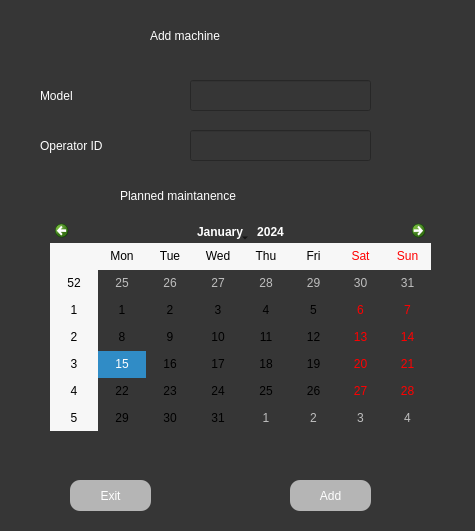
<?xml version="1.0" encoding="UTF-8"?>
<ui version="4.0">
 <class>Dialog</class>
 <widget class="QDialog" name="Dialog">
  <property name="geometry">
   <rect>
    <x>0</x>
    <y>0</y>
    <width>475</width>
    <height>531</height>
   </rect>
  </property>
  <property name="windowTitle">
   <string>Dialog</string>
  </property>
  <property name="styleSheet">
   <string notr="true">background-color: rgb(54, 54, 54);</string>
  </property>
  <widget class="QLabel" name="dateTimeLabel">
   <property name="geometry">
    <rect>
     <x>150</x>
     <y>20</y>
     <width>161</width>
     <height>31</height>
    </rect>
   </property>
   <property name="styleSheet">
    <string notr="true">color: rgb(255, 255, 255); 
font: 16pt &quot;Verdana&quot;;</string>
   </property>
   <property name="text">
    <string>Add machine</string>
   </property>
  </widget>
  <widget class="QPushButton" name="exitButton">
   <property name="geometry">
    <rect>
     <x>70</x>
     <y>480</y>
     <width>81</width>
     <height>31</height>
    </rect>
   </property>
   <property name="styleSheet">
    <string notr="true">

QPushButton{
color: rgb(255, 255, 255); 
font: 16pt &quot;Verdana&quot;;
background-color: rgb(181, 181, 181);
border-radius: 10px;
}

QPushButton:hover {
color: rgb(255, 159, 102);
}</string>
   </property>
   <property name="text">
    <string>Exit</string>
   </property>
  </widget>
  <widget class="QLabel" name="label">
   <property name="geometry">
    <rect>
     <x>40</x>
     <y>80</y>
     <width>131</width>
     <height>31</height>
    </rect>
   </property>
   <property name="styleSheet">
    <string notr="true">color: rgb(255, 255, 255); 
font: 16pt &quot;Verdana&quot;;</string>
   </property>
   <property name="text">
    <string>Model</string>
   </property>
  </widget>
  <widget class="QLineEdit" name="machineModelField">
   <property name="geometry">
    <rect>
     <x>190</x>
     <y>80</y>
     <width>181</width>
     <height>31</height>
    </rect>
   </property>
   <property name="styleSheet">
    <string notr="true">color: rgb(255, 255, 255); 
font: 16pt &quot;Verdana&quot;;

</string>
   </property>
   <property name="text">
    <string/>
   </property>
  </widget>
  <widget class="QLineEdit" name="machineOperatorField">
   <property name="geometry">
    <rect>
     <x>190</x>
     <y>130</y>
     <width>181</width>
     <height>31</height>
    </rect>
   </property>
   <property name="styleSheet">
    <string notr="true">color: rgb(255, 255, 255); 
font: 16pt &quot;Verdana&quot;;</string>
   </property>
   <property name="text">
    <string/>
   </property>
  </widget>
  <widget class="QLabel" name="label_2">
   <property name="geometry">
    <rect>
     <x>40</x>
     <y>130</y>
     <width>131</width>
     <height>31</height>
    </rect>
   </property>
   <property name="styleSheet">
    <string notr="true">color: rgb(255, 255, 255); 
font: 16pt &quot;Verdana&quot;;</string>
   </property>
   <property name="text">
    <string>Operator ID</string>
   </property>
  </widget>
  <widget class="QPushButton" name="dialogAddMachineButton">
   <property name="geometry">
    <rect>
     <x>290</x>
     <y>480</y>
     <width>81</width>
     <height>31</height>
    </rect>
   </property>
   <property name="styleSheet">
    <string notr="true">

QPushButton{
color: rgb(255, 255, 255); 
font: 16pt &quot;Verdana&quot;;
background-color: rgb(181, 181, 181);
border-radius: 10px;
}

QPushButton:hover {
color: rgb(255, 159, 102);
}</string>
   </property>
   <property name="text">
    <string>Add</string>
   </property>
  </widget>
  <widget class="QLabel" name="label_3">
   <property name="geometry">
    <rect>
     <x>120</x>
     <y>180</y>
     <width>231</width>
     <height>31</height>
    </rect>
   </property>
   <property name="styleSheet">
    <string notr="true">color: rgb(255, 255, 255); 
font: 16pt &quot;Verdana&quot;;</string>
   </property>
   <property name="text">
    <string>Planned maintanence</string>
   </property>
  </widget>
  <widget class="QCalendarWidget" name="calendarMachine">
   <property name="geometry">
    <rect>
     <x>50</x>
     <y>220</y>
     <width>381</width>
     <height>211</height>
    </rect>
   </property>
  </widget>
 </widget>
 <resources/>
 <connections/>
</ui>
